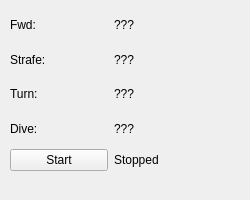
<?xml version="1.0" encoding="UTF-8"?>
<ui version="4.0">
 <class>Form</class>
 <widget class="QWidget" name="Form">
  <property name="geometry">
   <rect>
    <x>0</x>
    <y>0</y>
    <width>250</width>
    <height>200</height>
   </rect>
  </property>
  <property name="sizePolicy">
   <sizepolicy hsizetype="Minimum" vsizetype="Minimum">
    <horstretch>0</horstretch>
    <verstretch>0</verstretch>
   </sizepolicy>
  </property>
  <property name="minimumSize">
   <size>
    <width>250</width>
    <height>200</height>
   </size>
  </property>
  <property name="windowTitle">
   <string>Remora Console</string>
  </property>
  <widget class="QWidget" name="gridLayoutWidget">
   <property name="geometry">
    <rect>
     <x>10</x>
     <y>10</y>
     <width>201</width>
     <height>161</height>
    </rect>
   </property>
   <layout class="QGridLayout" name="gridLayout">
    <item row="1" column="1">
     <widget class="QLabel" name="strafe_value">
      <property name="text">
       <string>???</string>
      </property>
     </widget>
    </item>
    <item row="6" column="0">
     <widget class="QPushButton" name="diveButton">
      <property name="text">
       <string>Start</string>
      </property>
     </widget>
    </item>
    <item row="2" column="0">
     <widget class="QLabel" name="turn_label">
      <property name="text">
       <string>Turn:</string>
      </property>
     </widget>
    </item>
    <item row="4" column="0">
     <widget class="QLabel" name="dive_label">
      <property name="text">
       <string>Dive:</string>
      </property>
     </widget>
    </item>
    <item row="0" column="0">
     <widget class="QLabel" name="fwd_label">
      <property name="text">
       <string>Fwd:</string>
      </property>
     </widget>
    </item>
    <item row="1" column="0">
     <widget class="QLabel" name="strafe_label">
      <property name="text">
       <string>Strafe:</string>
      </property>
     </widget>
    </item>
    <item row="6" column="1">
     <widget class="QLabel" name="dive_time">
      <property name="text">
       <string>Stopped</string>
      </property>
     </widget>
    </item>
    <item row="0" column="1">
     <widget class="QLabel" name="fwd_value">
      <property name="text">
       <string>???</string>
      </property>
     </widget>
    </item>
    <item row="4" column="1">
     <widget class="QLabel" name="dive_value">
      <property name="text">
       <string>???</string>
      </property>
     </widget>
    </item>
    <item row="2" column="1">
     <widget class="QLabel" name="turn_value">
      <property name="text">
       <string>???</string>
      </property>
     </widget>
    </item>
   </layout>
  </widget>
 </widget>
 <resources/>
 <connections/>
</ui>
